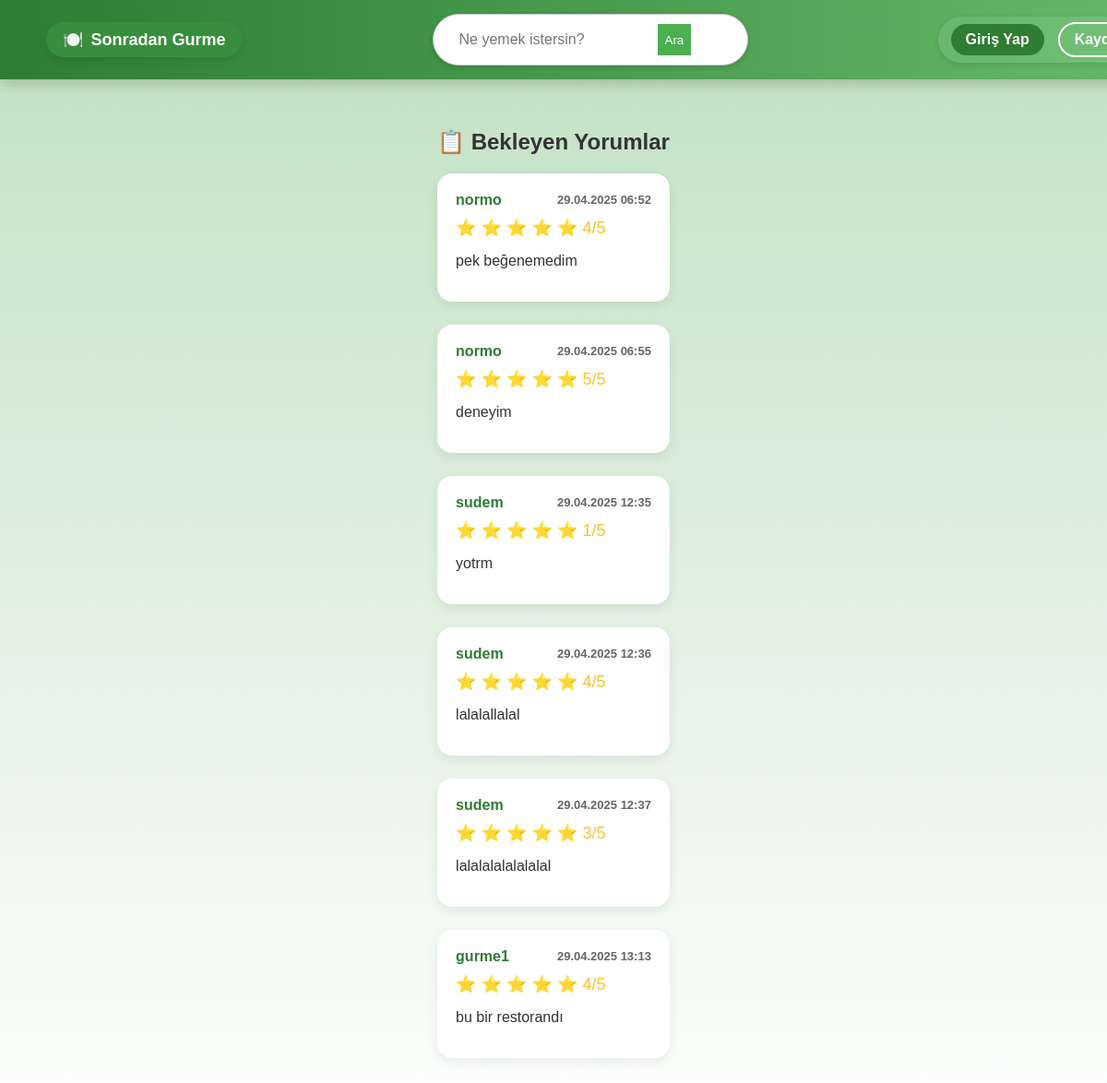
The page /sgapp/yorum-inceleme/ on the database as committed earlier.
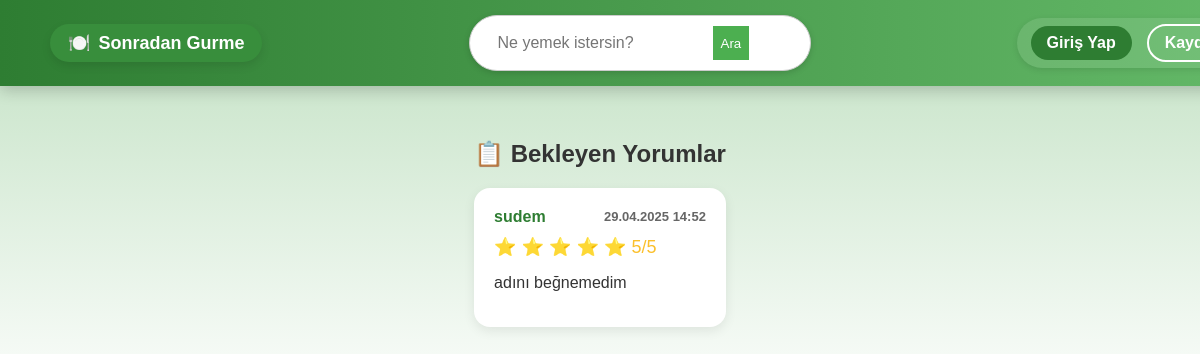
The same page on the database as committed later.
### sgapp/models.py (models this page shows, shortened)
class Review(models.Model):
    RATING_CHOICES = [(i, str(i)) for i in range(1, 6)]
    user = models.ForeignKey(User, on_delete=models.CASCADE)
    restaurant_name = models.CharField(max_length=255)
    comment = models.TextField()
    rating = models.IntegerField(choices=RATING_CHOICES)
    created_at = models.DateTimeField(auto_now_add=True)
    status = models.CharField(max_length=20, choices=[
        ('pending', 'Bekliyor'),
        ('approved', 'Onaylandı'),
        ('rejected', 'Reddedildi')
    ], default='pending')

class User(AbstractUser):
    ROLE_CHOICES = (
        ('normal', 'Normal Kullanıcı'),
        ('gurme', 'Gurme'),
        ('moderator', 'Moderatör'),
    )
    role = models.CharField(max_length=10, choices=ROLE_CHOICES, default='normal')
    bio = models.TextField(blank=True)
    profile_picture = models.ImageField(upload_to='profiles/', null=True, blank=True)
    favorite_dish = models.CharField(max_length=100, blank=True, null=True)

### sgapp/views.py (the view)
# urls.py: path('yorum-inceleme/', views.yorum_inceleme_view, name='yorum_inceleme'),
def yorum_inceleme_view(request):
    yorumlar = Review.objects.filter(status='pending')
    return render(request, 'yorum_inceleme.html', {'yorumlar': yorumlar})

### templates/yorum_inceleme.html
{% extends "base.html" %}
{% block content %}
<div class="yorum-inceleme-container">
    <h2>📋 Bekleyen Yorumlar</h2>
    {% if yorumlar %}
        {% for yorum in yorumlar %}
            <div class="yorum-karti">
                <div class="yorum-header">
                    <strong>{{ yorum.user.username }}</strong>
                    <span class="yorum-tarih">{{ yorum.created_at|date:"d.m.Y H:i" }}</span>
                </div>
                <div class="yorum-puan">
                    {% for i in "12345"|slice:":yorum.rating"|make_list %}
                        ⭐
                    {% endfor %}
                    <span>{{ yorum.rating }}/5</span>
                </div>
                <p class="yorum-metin">{{ yorum.comment }}</p>
            </div>
        {% endfor %}
    {% else %}
        <p>Bekleyen yorum bulunamadı.</p>
    {% endif %}
</div>
{% endblock %}

Rows that differ between the two databases and show on the page:
no longer on this page (row edited): Review: user.username "normo", created_at "29.04.2025 06:52", rating "4", comment "pek beğenemedim"
no longer on this page (row edited): Review: user.username "normo", created_at "29.04.2025 06:55", rating "5", comment "deneyim"
no longer on this page (row edited): Review: user.username "sudem", created_at "29.04.2025 12:35", rating "1", comment "yotrm"
no longer on this page (row edited): Review: user.username "sudem", created_at "29.04.2025 12:36", rating "4", comment "lalalallalal"
no longer on this page (row edited): Review: user.username "sudem", created_at "29.04.2025 12:37", rating "3", comment "lalalalalalalalal"
no longer on this page (row edited): Review: user.username "gurme1", created_at "29.04.2025 13:13", rating "4", comment "bu bir restorandı"
added Review: user.username "sudem", created_at "29.04.2025 14:52", rating "5", comment "adını beğnemedim"
